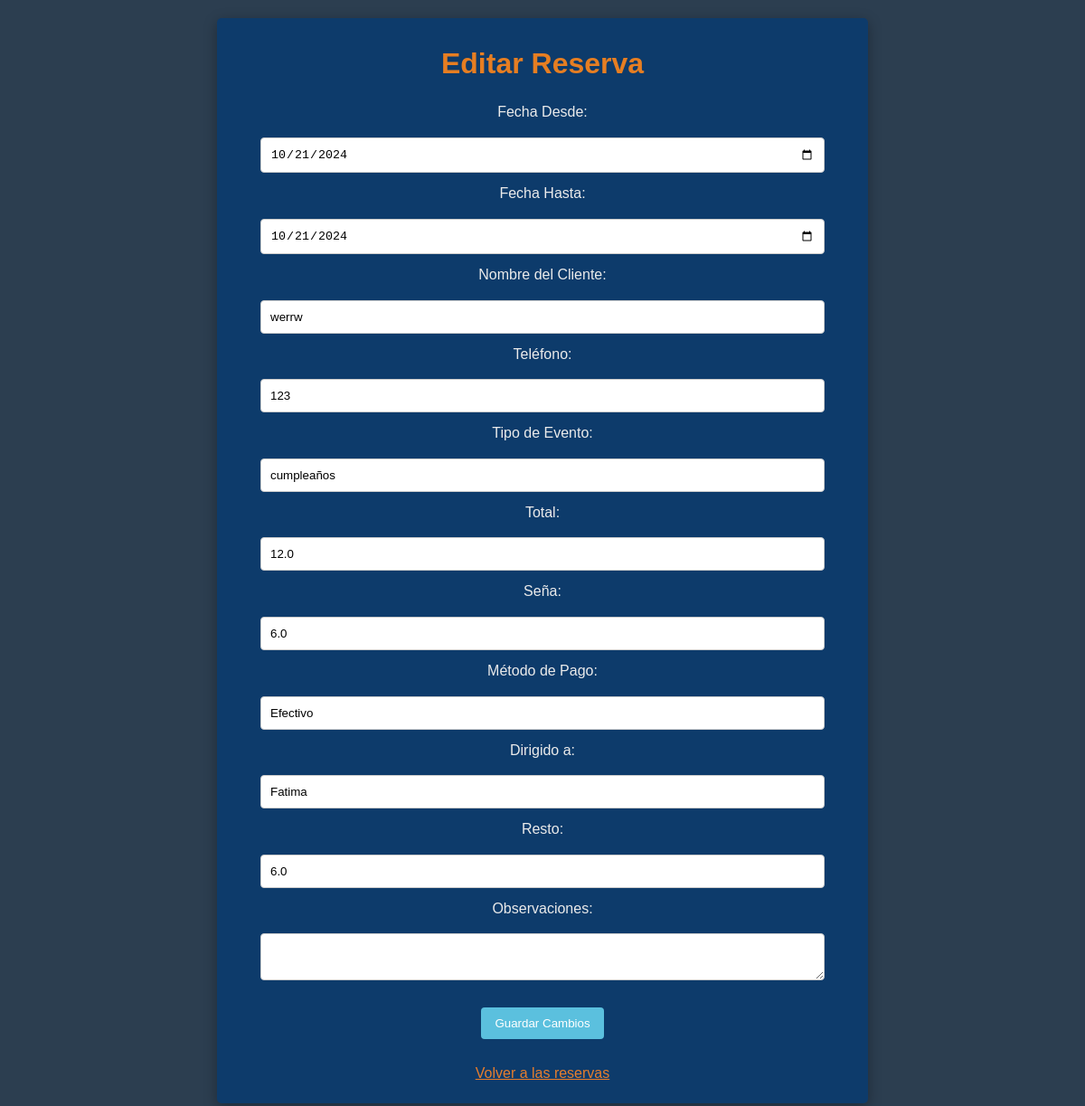
Screenshot of /editar/1 (signed in) with the database file from the repository.
### app.py (models this page shows)
class Reserva(db.Model):
    id = db.Column(db.Integer, primary_key=True)
    usuario_id = db.Column(db.Integer, db.ForeignKey('user.id'), nullable=False)
    fecha_desde = db.Column(db.String(50), nullable=False)
    fecha_hasta = db.Column(db.String(50), nullable=False)
    nombre_cliente = db.Column(db.String(100), nullable=False)
    telefono = db.Column(db.String(15), nullable=False)
    tipo_evento = db.Column(db.String(100), nullable=False)
    total = db.Column(db.Float, nullable=False)
    sena = db.Column(db.Float, nullable=False)
    metodo_pago = db.Column(db.String(50), nullable=False)
    dirigido_a = db.Column(db.String(100), nullable=False)
    resto = db.Column(db.Float, nullable=False)
    observaciones = db.Column(db.String(250), nullable=True)

### app.py (the view, shortened to what this page needs)
@app.route('/editar/<int:reserva_id>', methods=['GET', 'POST'])
@login_required
def editar_reserva(reserva_id):
    reserva = Reserva.query.get_or_404(reserva_id)
    return render_template('editar_reserva.html', reserva=reserva)

### app.py (called while the page is built)
@login_manager.user_loader
def load_user(user_id):
    return db.session.get(User, int(user_id))

### templates/editar_reserva.html (shortened to what this page needs)
<!DOCTYPE html>
<html lang="es">
<head>
    <link rel="stylesheet" href="{{ url_for('static', filename='styles.css') }}">
</head>
<body>
    <div class="container">
        <h1>Editar Reserva</h1>
        <form method="POST">
            <label for="fecha_desde">Fecha Desde:</label>
            <input type="date" name="fecha_desde" value="{{ reserva.fecha_desde }}" required>
            <label for="fecha_hasta">Fecha Hasta:</label>
            <input type="date" name="fecha_hasta" value="{{ reserva.fecha_hasta }}">
            <label for="nombre_cliente">Nombre del Cliente:</label>
            <input type="text" name="nombre_cliente" value="{{ reserva.nombre_cliente }}" required>
            <label for="telefono">Teléfono:</label>
            <input type="text" name="telefono" value="{{ reserva.telefono }}" required>
            <label for="tipo_evento">Tipo de Evento:</label>
            <input type="text" name="tipo_evento" value="{{ reserva.tipo_evento }}" required>
            <label for="total">Total:</label>
            <input type="number" step="0.01" name="total" value="{{ reserva.total }}" required>
            <label for="sena">Seña:</label>
            <input type="number" step="0.01" name="sena" value="{{ reserva.sena }}" required>
            <label for="metodo_pago">Método de Pago:</label>
            <input type="text" name="metodo_pago" value="{{ reserva.metodo_pago }}" required>
            <label for="dirigido_a">Dirigido a:</label>
            <input type="text" name="dirigido_a" value="{{ reserva.dirigido_a }}" required>
            <label for="resto">Resto:</label>
            <input type="number" step="0.01" name="resto" value="{{ reserva.resto }}" required>
            <label for="observaciones">Observaciones:</label>
            <textarea name="observaciones">{{ reserva.observaciones }}</textarea>
            <input type="submit" value="Guardar Cambios">
        </form>
        <a href="{{ url_for('ver_reservas') }}" class="centered-link">Volver a las reservas</a>
    </div>
</body>
</html>

### Static/Styles.css (style rules this page uses)
* { margin: 0; padding: 0; box-sizing: border-box; }
body { font-family: 'Arial', sans-serif; background-color: #2c3e50; color: #ecf0f1; line-height: 1.6; }
body { --font-color-text: #ebebeb; --font-color-highlight: #e67e2d; --font-color-on-highlight: #000; --color-highlight: #febd59; --color-highlight-hover: #e67e2d; }
h1 { text-align: center; margin: 5px 0 10px 0; color: #e67e22; }
a { color: var(--font-color-highlight); }
body { background-position: center; background-size: cover; display: flex; flex-direction: column; align-items: center; }
.container { width: 60%; margin: 20px auto; padding: 20px 4vw; background: #003b77b5; border-radius: 5px; box-shadow: 0 4px 15px rgba(0, 0, 0, 0.3); display: flex; flex-direction: column; align-items: center; position: relative; }
form { width: 100%; margin: 5px 0; padding: 0; background: none; border: none; box-shadow: none; }
label { display: block; margin-bottom: 5px; color: var(--font-color-text); }
input[type="text"], input[type="password"], input[type="date"], input[type="number"], textarea { width: 100%; padding: 10px; margin: 10px 0; border: 1px solid #ccc; border-radius: 4px; }
input[type="submit"] { background-color: #5bc0de; color: white; padding: 10px 15px; border: none; border-radius: 4px; cursor: pointer; transition: background-color 0.3s; width: 100%; }

### templates/editar_reserva.html (style rules this page uses)
h1 { text-align: center; }
form { display: flex; flex-direction: column; align-items: center; }
input[type="submit"] { width: auto; margin-top: 20px; }
.centered-link { text-align: center; margin-top: 20px; display: block; }

### rows the page displays
Reserva: fecha_desde "10/21/2024", fecha_hasta "10/21/2024", nombre_cliente "werrw", telefono "123", tipo_evento "cumpleaños", total "12.0", sena "6.0", metodo_pago "Efectivo", dirigido_a "Fatima", resto "6.0"
